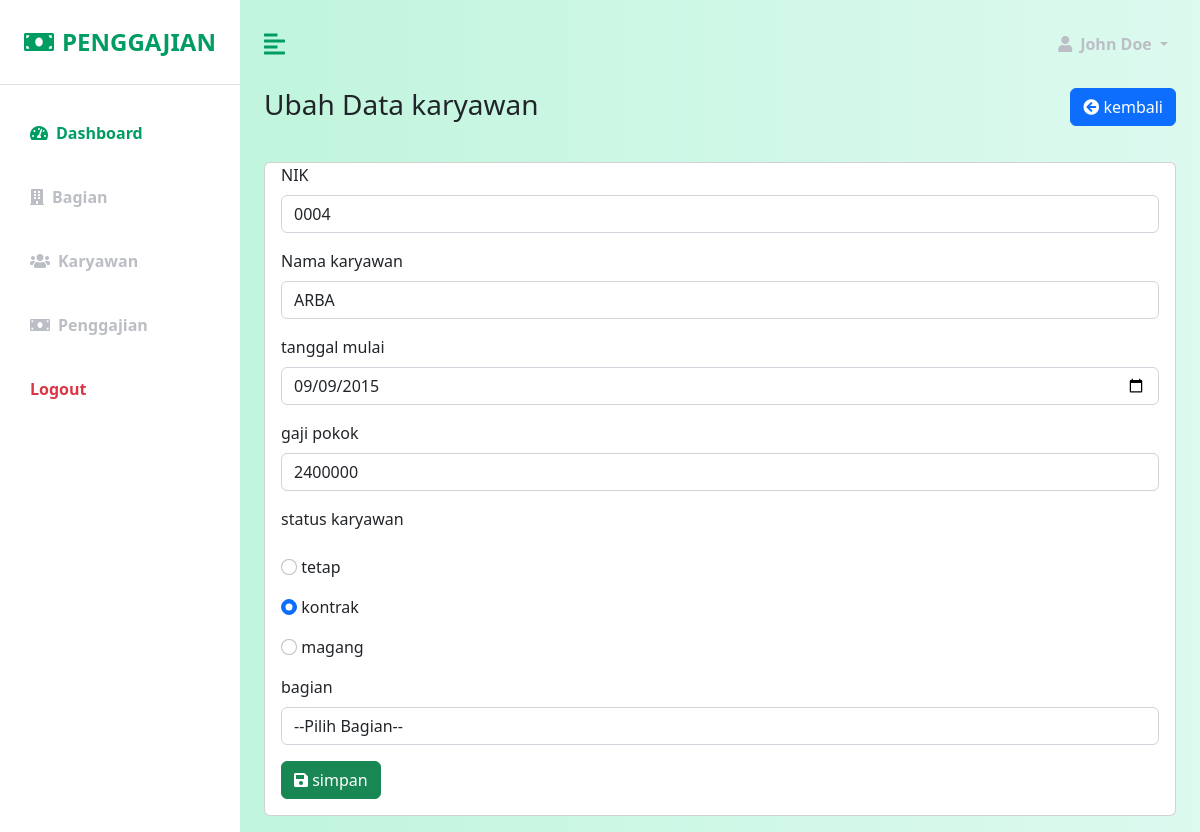
The app's page /?page=karyawanubah&id=0004 with its own data.
### tables this page shows
CREATE TABLE `karyawan` (
  `nik` varchar(20) NOT NULL,
  `nama` varchar(50) DEFAULT NULL,
  `tanggal_mulai` date NOT NULL,
  `gaji_pokok` int(11) NOT NULL,
  `status_karyawan` enum('tetap','kontrak','magang','') NOT NULL,
  `bagian_id` int(11) NOT NULL
);

### controller/karyawan.php (called while the page is built, shortened)
<?php
    class karyawan {
          function get_karyawan ($id){
            $db = new databese();
            $mysqli = $db->connect();
            $sql = "SELECT * FROM karyawan WHERE nik ='$id'";
            $result = $mysqli->query($sql);
            $data = $result->fetch_assoc();
            return $data;
        }
    }
?>

### pages/karyawan/karyawan_ubah.php (the view, shortened to what this page needs)
<div id="top" class="row mb-3">
    <div class="col">
    <h3>Ubah Data karyawan</h3>
    </div>
    <div class="col">
        <a href="" class="btn btn-primary float-end"> <i class="fa fa-arrow-circle-left"></i>
        kembali</a>
    </div>
</div>
    <?php
    require_once "controller/karyawan.php";
    $id = $_GET['id'];
    $crud = new karyawan();
        if(isset($id)){
        $data = $crud->get_karyawan($id);
        $nik   = $data['nik'];
        $nm_karyawan = $data ['nama'];
        $tgl = $data['tanggal_mulai'];
        $gaji = $data['gaji_pokok'];
        $status_tetap = $data['status_karyawan'] == "tetap"?"checked":"";
        $status_kontrak = $data['status_karyawan'] == "kontrak"?"checked":"";
        $status_magang = $data['status_karyawan'] == "magang"?"checked":"";
        }
    ?>
<div id="input" class="row mb-3">
    <div class="col">
        <div class="card px-3">
            <form action="" method="post">
            <div class="mb-3">
                    <label class="form-label">NIK</label>
                    <input type="text" name="nik" class="form-control" placeholder="misal : 0001" required value="<?= $nik?>">
                </div>
                <div class="mb-3">
                    <label class="form-label">Nama karyawan</label>
                    <input type="text" name="nama" class="form-control" placeholder="misal : Fulan" required value="<?= $nm_karyawan?>" >
                </div>
                <div class="mb-3">
                    <label class="form-label">tanggal mulai</label>
                    <input type="date" name="tgl" class="form-control" value="<?=$tgl?>" required>
                </div>
                <div class="mb-3">
                    <label class="form-label">gaji pokok</label>
                    <input type="text" name="gaji" class="form-control" value="<?= $gaji?>" required>
                </div>
                <div class="mb-3">
                    <label class="form-label">status karyawan</label>
                    <div class="mb-3 mt-3">
                        <input type="radio" class="form-check-input" name="status" id="tetap" value="tetap"<?= $status_tetap ?> required>
                        <label for=" tetap" class="form-check-label">
                            tetap
                        </label>
                    </div>
                    <div class="mb-3 mt-3">
                        <input type="radio" class="form-check-input" name="status" id="kontrak" value="kontrak"<?= $status_kontrak ?> required>
                        <label for="kontrak" class="form-check-label">
                            kontrak
                        </label>
                    </div>
                    <div class="mb-3 mt-3">
                        <input type="radio" class="form-check-input" name="status" id="magang" value="magang"<?= $status_magang ?> required>
                        <label for="magang" class="form-check-label">
                            magang
                        </label>
                    </div>
                </div>
                <div class="mb-3">
                    <label class="form-label">bagian</label>
                    <select name="bagian" id="" class="form-control">
                    <option value=  > --Pilih Bagian-- </option>
                    </select>
                </div>
                <div class="mb-3">
                <button type="submit" name="simpan" class="btn btn-success"><i class="fa fa-save"></i> simpan</button>
                 </div>
            </form>
        </div>
    </div>
</div>

### assets/css/custom.css (style rules this page uses)
:root { --main-bg-color: #009d63; --main-text-color: #009d63; --second-text-color: #bbbec5; --second-bg-color: #c1efde; }

### records on screen
karyawan: nik "0004", nama "ARBA", tgl "09/09/2015", gaji "2400000"
